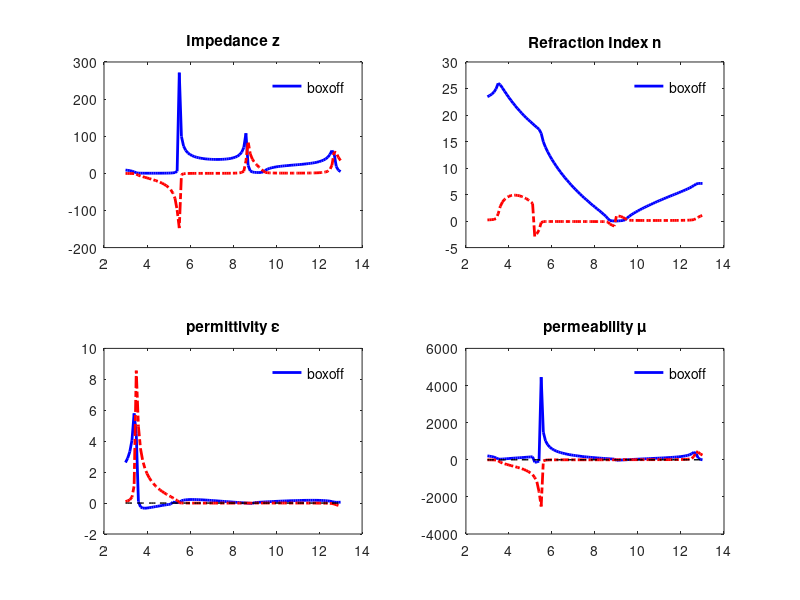

The MATLAB source for this figure:
clear all
close all

% 读取csv文件数据
num = csvread('SRR_CLS.csv',1,0);

freq = num(:,1);
S11re = num(:,3);
S11im = num(:,2);
S21re = num(:,5);
S21im = num(:,4);

% 组合S参数
r = S11re+1j*S11im; % 反射系数S11
t1 = S21re+1j*S21im; % 传输系数S21

% 常量
d = 1.6e-3;% 立方体边长，单位m
m=0;
c=3e8;

% 利用S11和S21求解 折射率、介电常数和磁导率
k0=2*pi*freq*1e9/c; % 真空中波数
k0d=(k0*d);
r=conj(r);t1=conj(t1); % 两种傅氏变换之间转换 exp(j*omega*t) 和 exp(-j*omega*t)
z=sqrt(((1+r).^2-t1.^2)./((1-r).^2-t1.^2)); % 计算相对波阻抗
check_sign=-1*(real(z)<0)+(real(z)>=0);
z = check_sign.*z; % 确保z的实部为正
temp = acos((1-(r.^2-t1.^2))/2./t1)./(k0d);
n = temp+2*pi*m./(k0d); % 折射率n
x_axis = freq *1e9*d/c; % 频率归一化

% 绘制图形
subplot(2,2,1);
% plot(x_axis,real(z),'-b','linewidth',2);
plot(freq,real(z),'b-','linewidth',2);
hold on;
% plot(x_axis,imag(z),'-.r','linewidth',2);
plot(freq,imag(z),'r-.','linewidth',2);
title('Impedance z');
legend('Re','Im','Location','NorthEast');
legend('boxoff','fontsize',10);
%axis([0 13  -10 10]);

subplot(2,2,2);
% plot(x_axis,real(n),'-b','linewidth',2);
plot(freq,real(n),'b-','linewidth',2);
hold on;
% plot(x_axis,imag(n),'-.r','linewidth',2);
plot(freq,imag(n),'r-.','linewidth',2);
title('Refraction Index n');
legend('Re','Im','Location','NorthEast');
legend('boxoff','fontsize',10);
%axis([0 13 -10 10]);
epsilon=n./z;
mu=n.*z;

subplot(2,2,3);
plot(freq,real(epsilon),'-b','linewidth',2);
hold on;
plot(freq,imag(epsilon),'-.r','linewidth',2);
plot(freq,zeros(length(freq),1),'k--','linewidth',1);
title('permittivity \epsilon');
legend('Re','Im','Location','NorthEast');
legend('boxoff','fontsize',10);
%axis([0 13 -10 10]);

subplot(2,2,4);
plot(freq,real(mu),'-b','linewidth',2);
hold on;
plot(freq,imag(mu),'-.r','linewidth',2);
plot(freq,zeros(length(freq),1),'k--','linewidth',1);
title('permeability \mu');
legend('Re','Im','Location','NorthEast');
legend('boxoff','fontsize',10);
%axis([0 13 -10 10]);
